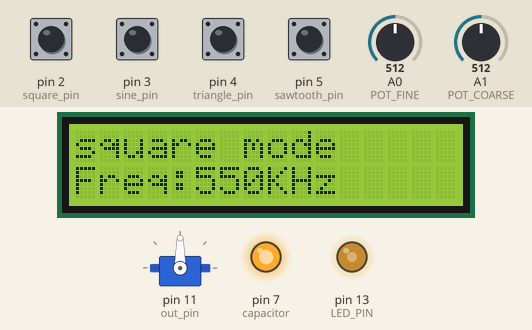
This sketch was run on a simulated Arduino Uno, built with avr-gcc and run on an emulated ATmega328P. Shown: servo, 16×2 character LCD, output pins drawn as LEDs (lit = HIGH). Dashed ring = blinking. Inputs (shaded band) come from the test bench; at power-on: pin 2 (square_pin), pin 3 (sine_pin), pin 4 (triangle_pin), pin 5 (sawtooth_pin) HIGH, A1 (POT_COARSE) = 512, A0 (POT_FINE) = 512. What the sketch prints to the serial monitor is not drawn.

Above: at 1.3 s.
1.4 s: A1 (POT_COARSE) set to 349
2.9 s: A1 (POT_COARSE) set to 330
At 4.4 s:
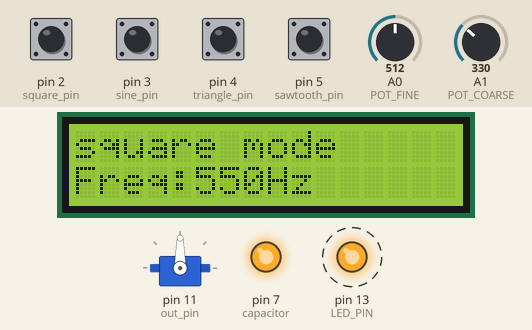
5.5 s: pin 3 (sine_pin) pulled LOW for 0.15 s
At 5.81 s:
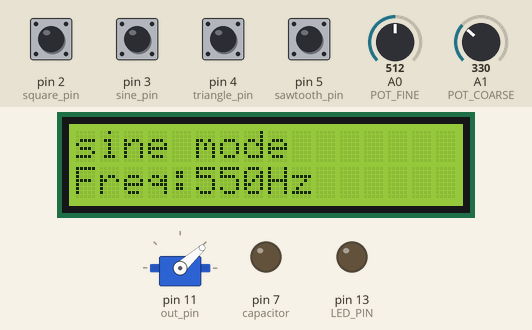
6.2 s: pin 4 (triangle_pin) pulled LOW for 0.15 s
At 7.7 s:
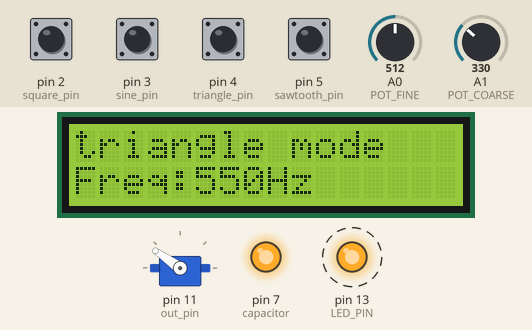
8.8 s: pin 5 (sawtooth_pin) pulled LOW for 0.15 s
At 9.11 s:
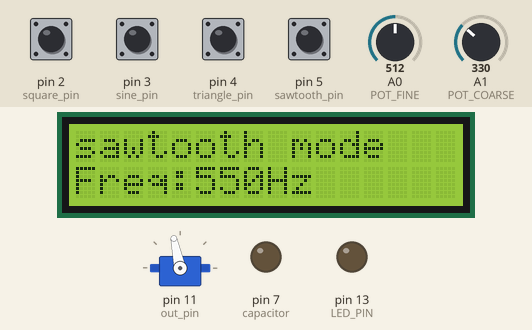
9.5 s: A1 (POT_COARSE) set to 510
At 9.71 s:
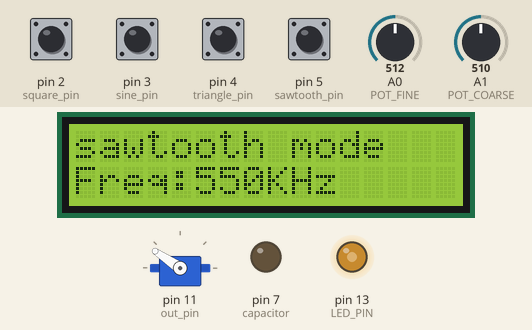
Timing chart, 0 to 14.9 s (numbered marks = the images above; inputs shaded):
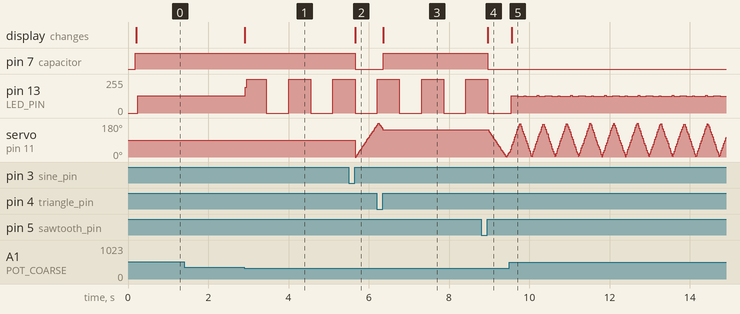

The sketch:

michael-time_interapt.ino
```cpp
#define LED_PIN 13
#define ZERO 0
#define PIN13_ENABLE B00100000
#define POT_FINE A0
#define POT_COARSE A1
#define TOLERANCE_FINE_UP 1
#define TOLERANCE_FINE_DOWN 1
#define ANALOG_READ_MIN 0
#define ANALOG_READ_MAX 1023
#define TIMER_CNT_MIN 100
#define TIMER_CNT_MAX 1000
bool toggle_timer = false;
int timer0_cnt = ZERO;
int read_fine_pot();
int read_coarse_pot();
void ISRLowFreq();
ISR(TIMER0_COMPA_vect);

#include <Wire.h>
#include <LiquidCrystal_I2C.h>
LiquidCrystal_I2C lcd(0x27, 16, 2);
int fine_pot_val, prev_fine_pot_val = -1;
int coarse_pot_val, prev_coarse_pot_val = -1;

enum FreqRange {LOW_FREQ, MID_FREQ, HIGH_FREQ};
FreqRange freq_range = LOW_FREQ;
int freq_mult = 1;
///////////////////////////////////////////////////////////////////////
#include <Servo.h>
Servo servo;
int next_millis = 0;
int loop_index1 = 0;
bool servo_cw = false;
///////////////////////////////////////////////////////////////////////
#define square_pin 2
#define sine_pin 3
#define triangle_pin 4
#define sawtooth_pin 5
#define square_pin_shift 2
#define sine_pin_shift 3
#define triangle_pin_shift 4
#define sawtooth_pin_shift 5
#define square_pin_byte B00000100
#define sine_pin_byte B00001000
#define triangle_pin_byte B00010000
#define sawtooth_pin_byte B00100000
#define BINARY1 B00000001
#define out_pin 11 //uses timer2 //6uses timer0 //13
#define capacitor 7
bool square_pin_prev = LOW;
bool sine_pin_prev = LOW;
bool triangle_pin_prev = LOW;
bool sawtooth_pin_prev = LOW;
bool square_pin_curr;
bool sine_pin_curr;
bool triangle_pin_curr;
bool sawtooth_pin_curr;
bool running_square = false;
bool running_sine = false;
bool running_triangle = false;
bool running_sawtooth = false;
void runSquare();
void runSine();
void runTriangle();
void runSawtooth();
void runMenu();

int F = 2;
int Fs = 500;
const int FS_MAX = 500;
double t;
double sampling_interval;
double sampling_interval_total;
byte samples[FS_MAX];

void setup() {
  DDRB |= PIN13_ENABLE;
  pinMode(POT_FINE, INPUT_PULLUP);
  pinMode(POT_COARSE, INPUT_PULLUP);
  ISRLowFreq();
  ///////////////////////////////////
  servo.attach(out_pin);
  Serial.begin(9600);
  Serial.println("start");
  ////////////////////////////////////


  DDRD &= B11000011; // set digital 5-2 to inputs
  PORTD |= B00111100; // set digital 5-2 to HIGH (should make them pull-up)

  lcd.init();
  lcd.backlight();
  lcd.setCursor(0, 0);
  lcd.print("Choose Mode");
  lcd.setCursor(0, 1);
  lcd.print("Freq:");

  pinMode(square_pin, INPUT_PULLUP);
  pinMode(sine_pin, INPUT_PULLUP);
  pinMode(triangle_pin, INPUT_PULLUP);
  pinMode(sawtooth_pin, INPUT_PULLUP);
  pinMode(out_pin, OUTPUT);
  pinMode(capacitor, OUTPUT);


  for (int n = 0; n < Fs; n++) {
    t = (float) n / Fs;
    samples[n] = (byte) (127.0 * sin(2 * 3.14 * t) + 127.0);
  }
  //  sampling_interval = 1000000 / (F * Fs);

  ////////////////////////////////////
  cli();

  TCCR0A = 0;// set entire TCCR0A register to 0
  TCCR0B = 0;// same for TCCR0B
  TCNT0  = 0;//initialize counter value to 0
  // set compare match register for 1khz increments
  OCR0A = 249;// = (16*10^6) / (1000*64) - 1 (must be <256)
  // turn on CTC mode
  TCCR0A |= (1 << WGM01);
  // Set CS01 and CS00 bits for 64 prescaler
  TCCR0B |= (1 << CS01) | (1 << CS00);
  // enable timer compare interrupt
  TIMSK0 |= (1 << OCIE0A);

  sei();
}

void loop() {
  runMenu();

  freq_range = read_coarse_pot();
  fine_pot_val = read_fine_pot();
  coarse_pot_val = read_coarse_pot();

  if (prev_fine_pot_val > fine_pot_val + TOLERANCE_FINE_UP || prev_fine_pot_val < fine_pot_val - TOLERANCE_FINE_DOWN)
  {
    updateLcd();
    prev_fine_pot_val = fine_pot_val;
  }
  if (prev_coarse_pot_val != coarse_pot_val)
  {
    updateLcd();
    prev_coarse_pot_val = coarse_pot_val;
  }

  switch (coarse_pot_val) {
    case LOW_FREQ:
      ISRLowFreq();
      break;
    case 1:
      ISRMidFreq();
      break;
    case 2:
      ISRHighFreq();
      break;
  }

  sampling_interval_total = 1.0e6 / freq_mult;
  sampling_interval_total /= fine_pot_val;
  //  sampling_interval_total = 1.0 / (fine_pot_val);
  sampling_interval = sampling_interval_total / Fs;
  //  Serial.println(sampling_interval_total, 3);


  if (timer0_cnt * freq_mult >= fine_pot_val)
  {
    switch (toggle_timer) {
      case 0:
        PORTB |= PIN13_ENABLE;
        break;
      case 1:
        PORTB &= ~PIN13_ENABLE;
        break;
    }
    timer0_cnt = ZERO;
    toggle_timer = !toggle_timer;
  }
}
/////////////////////////////////////////

void runMenu() {
  lcd.setCursor(0, 0);

  //  square_pin_curr = digitalRead(square_pin);
  //  sine_pin_curr = digitalRead(sine_pin);
  square_pin_curr = (PIND >> square_pin_shift & BINARY1);
  sine_pin_curr = (PIND >> sine_pin_shift & BINARY1);
  triangle_pin_curr = (PIND >> triangle_pin_shift & BINARY1);
  sawtooth_pin_curr = (PIND >> sawtooth_pin_shift & BINARY1);

  if (square_pin_curr && !square_pin_prev)
  {
    lcd.print("square mode  ");
    running_square = true;
    running_sine = false;
    running_triangle = false;
    running_sawtooth = false;
  }
  else if (sine_pin_curr && !sine_pin_prev)
  {
    lcd.print("sine mode    ");
    running_square = false;
    running_sine = true;
    running_triangle = false;
    running_sawtooth = false;
  }
  else if (triangle_pin_curr && !triangle_pin_prev)
  {
    lcd.print("triangle mode");
    running_square = false;
    running_sine = false;
    running_triangle = true;
    running_sawtooth = false;
  }
  else if (sawtooth_pin_curr && !sawtooth_pin_prev)
  {
    lcd.print("sawtooth mode");
    running_square = false;
    running_sine = false;
    running_triangle = false;
    running_sawtooth = true;
  }

  square_pin_prev = square_pin_curr;
  sine_pin_prev = sine_pin_curr;
  triangle_pin_prev = triangle_pin_curr;
  sawtooth_pin_prev = sawtooth_pin_curr;

  if (running_square)
  {
    runSquare();
  }
  else if (running_sine)
  {
    runSine();
  }
  else if (running_triangle)
  {
    runTriangle();
  }
  else if (runSawtooth)
  {
    runSine();
  }

}

void runSquare() {
  digitalWrite(capacitor, HIGH);
}

void runSine() {
  digitalWrite(capacitor, LOW);

  /*
    //  //  OCR2A = 50 ;  // (0-255): dutycycle=f/(2*[1+ocr2a]) // assuming analogWrite() called already for pin 11
    for (int i = 0; i < Fs; i++) { // from 0-255
    //      analogWrite(out_pin, samples[i]); //OCR2A = samples[i]; PORTn |= out_pin_byte
    //      delayMicroseconds(sampling_interval); //milies() (maybe?)
    //    servo.writeMicroseconds(map(samples[i], 0, 255, 544, 2400));
    Serial.println(samples[i]);
    delayMicroseconds(sampling_interval);
    }
  */


  if (servo_cw)
  {
    if (loop_index1 < 0 || loop_index1 > 180) loop_index1 = 0;

    if (timer0_cnt >= next_millis || (timer0_cnt < 0 && next_millis > 0) || (next_millis - (2 * sampling_interval)) > timer0_cnt)
    {
      //      servo.writeMicroseconds(map(i, 0, 180, 544, 2400));
      servo.write(loop_index1);
      next_millis = timer0_cnt + sampling_interval;
      loop_index1++;
    }
  }
  else
  {
    if (loop_index1 < 0 || loop_index1 > 180) loop_index1 = 180;

    if (timer0_cnt >= next_millis || (timer0_cnt < 0 && next_millis > 0) || (next_millis - (2 * sampling_interval)) > timer0_cnt)
    {
      //      servo.writeMicroseconds(map(i, 0, 180, 544, 2400));
      servo.write(loop_index1);
      next_millis = timer0_cnt + sampling_interval;
      loop_index1--;
    }
  }


  if (loop_index1 < 0 || loop_index1 > 180) servo_cw = !servo_cw;


}

void runTriangle() {
  digitalWrite(capacitor, HIGH);
}

void runSawtooth() {
  digitalWrite(capacitor, HIGH);
}

/////////////////////////////////////////
void updateLcd() {
  lcd.setCursor(5, 1);
  lcd.print(fine_pot_val);
  switch (coarse_pot_val) {
    case LOW_FREQ:
      lcd.print("Hz  ");
      break;
    case MID_FREQ:
      lcd.print("KHz ");
      break;
    case HIGH_FREQ:
      lcd.print("KHz ");
      break;
  }
}


void ISRLowFreq() {
  freq_mult = 1;
}

void ISRMidFreq() {
  freq_mult = 1000;
}

void ISRHighFreq() {
  ISRMidFreq();
}

ISR(TIMER0_COMPA_vect) {//timer0 interrupt 1Hz toggles pin 13 (LED)
  timer0_cnt++;
}

int read_fine_pot() {
  int analog_read_val = analogRead(POT_FINE);
  return map(analog_read_val, ANALOG_READ_MIN, ANALOG_READ_MAX, TIMER_CNT_MIN, TIMER_CNT_MAX);
}

int read_coarse_pot() {
  int analog_read_val = analogRead(POT_COARSE);
  return map(analog_read_val, ANALOG_READ_MIN, ANALOG_READ_MAX, LOW_FREQ, HIGH_FREQ + 1);
}
```

Measured:
- the behaviour switches between 341 and 340 on A1 (POT_COARSE) (found by bisection; images 0 and 1)
- after the input at 1.4 s, every drawn part: stays the same
- after the input at 2.9 s, pin 13 (LED_PIN): alternates 255/255 for 0.54 s and 0/255 for 0.55 s, starting at once; the display: changes at once (image 1)
- after the input at 5.5 s, pin 7 (capacitor): HIGH → LOW after 0.16 s; the display: changes after 0.16 s (image 2)
- after the input at 6.2 s, pin 7 (capacitor): LOW → HIGH after 0.16 s; servo on pin 11 (out_pin): goes on until 6.4 s, then stays 145°; the display: changes after 0.16 s (image 3)
- after the input at 8.8 s, pin 7 (capacitor): HIGH → LOW after 0.16 s; the display: changes after 0.16 s (image 4)
- after the input at 9.5 s, the display: changes after 0.06 s (image 5)
